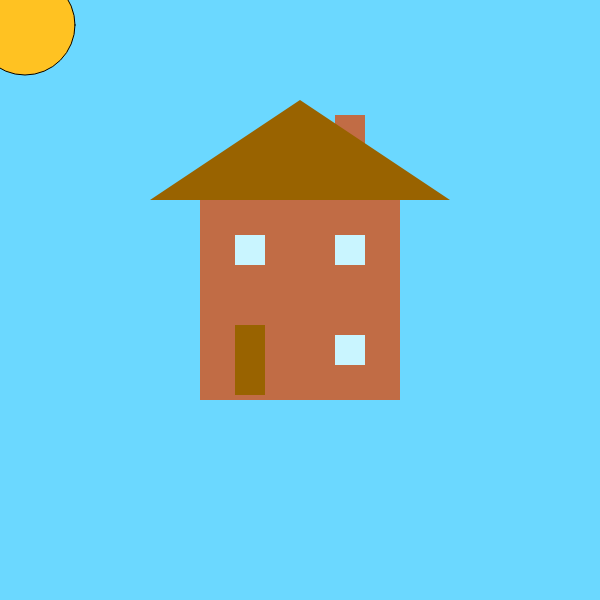
Frame 1 (no input)
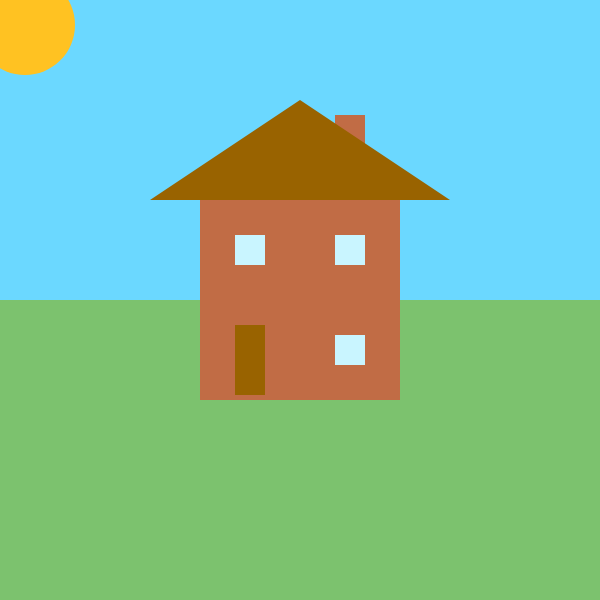
Frame 60 (no input)
Frame 120 (the mouse pressed at the canvas centre since frame 60): identical to frame 60, image omitted

The p5.js sketch that drew these frames (run headless with seeded random() and noise() and a simulated clock; from frame 60 on, the mouse is pressed at the canvas centre):

// p5.js sketch
// ── sketch.js
function setup() {
  createCanvas(600, 600);
}

function draw() {
  background(107, 216, 255);
  
  
  fill(255,194,34);
  circle(25, 25, 100)	
  
  
  fill(124, 194, 110);
  strokeWeight(0);
  square(0, 600, 600);
  square(600, 600, 600);
  
  
  
  
  
  rectMode(CENTER);
  
  //casatalvez
  fill(193,108,69);
  rect(300, 300, 200, 200);
  //chamine
  rect(350, 150, 30, 70);
  //porta
  fill(153, 99, 0);
  rect(250, 360, 30, 70);
  //divisão de andares
  line(200, 300, 400, 300);
  //telhado
  fill(153, 99, 0);
  triangle(150, 200, 300, 100, 450, 200);

  //janelas
  fill(201, 245, 255);
  square(350, 350, 30);
  square(350, 250, 30);
  square(250, 250, 30);
  
  //
  
  
  
  
  
  
  
  

}
